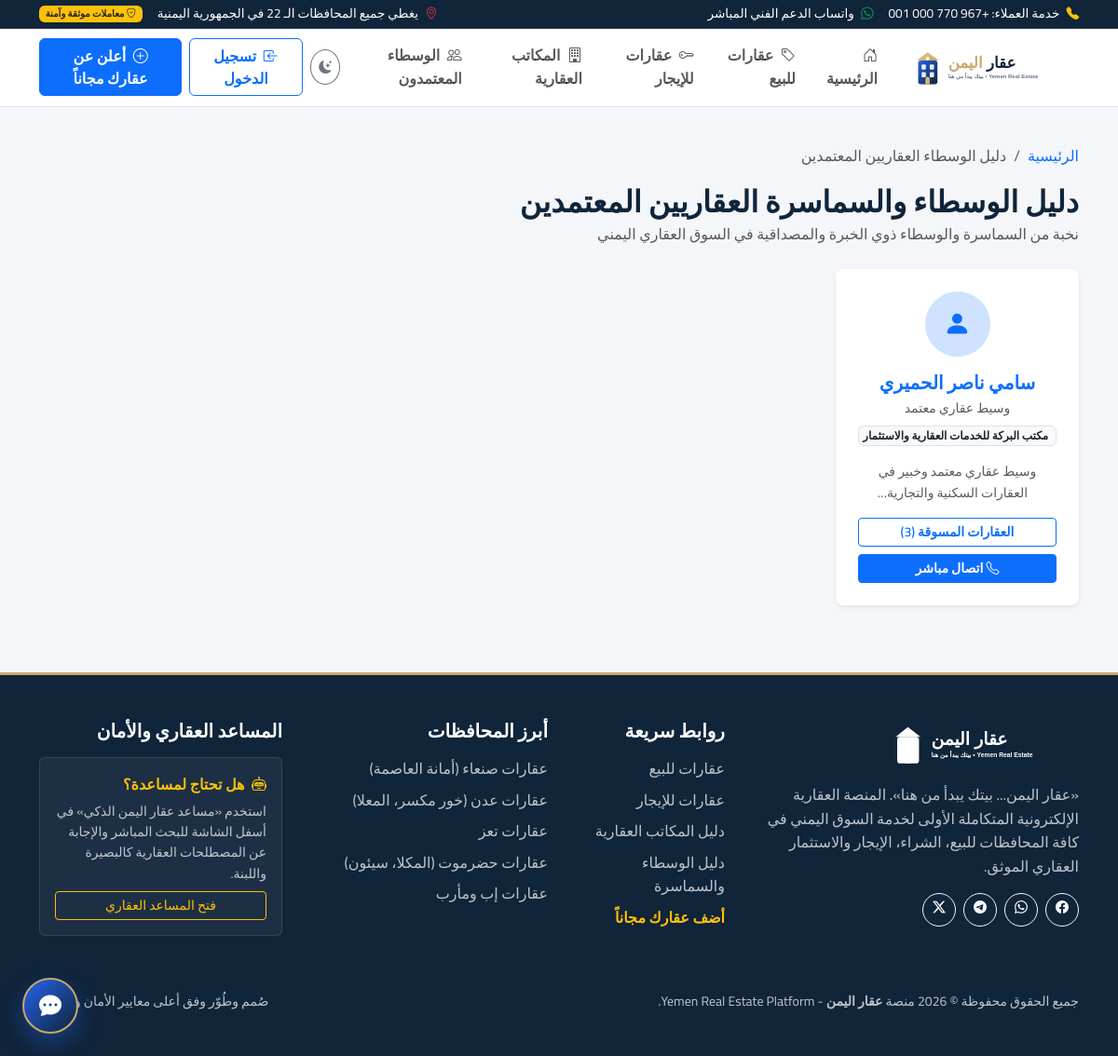
Screenshot of /brokers with the database file from the repository.
### tables this page shows
CREATE TABLE `users` (
    `id` INT UNSIGNED AUTO_INCREMENT PRIMARY KEY,
    `full_name` VARCHAR(150) NOT NULL,
    `email` VARCHAR(150) NOT NULL UNIQUE,
    `phone` VARCHAR(30) NOT NULL,
    `password_hash` VARCHAR(255) NOT NULL,
    `role` ENUM('super_admin', 'admin', 'office', 'broker', 'owner', 'customer') NOT NULL DEFAULT 'customer',
    `is_verified` TINYINT(1) NOT NULL DEFAULT 0,
    `is_active` TINYINT(1) NOT NULL DEFAULT 1,
    `avatar` VARCHAR(255) NULL,
    `bio` TEXT NULL,
    `whatsapp` VARCHAR(30) NULL,
    `license_number` VARCHAR(100) NULL,
    `office_id` INT UNSIGNED NULL,
    `remember_token` VARCHAR(100) NULL,
    `created_at` TIMESTAMP DEFAULT CURRENT_TIMESTAMP,
    `updated_at` TIMESTAMP DEFAULT CURRENT_TIMESTAMP ON UPDATE CURRENT_TIMESTAMP,
    INDEX `idx_users_role` (`role`),
    INDEX `idx_users_phone` (`phone`)
);

CREATE TABLE `offices` (
    `id` INT UNSIGNED AUTO_INCREMENT PRIMARY KEY,
    `owner_id` INT UNSIGNED NOT NULL,
    `name` VARCHAR(150) NOT NULL,
    `slug` VARCHAR(150) NOT NULL UNIQUE,
    `license_number` VARCHAR(100) NULL,
    `logo` VARCHAR(255) NULL,
    `cover_image` VARCHAR(255) NULL,
    `phone` VARCHAR(50) NOT NULL,
    `email` VARCHAR(150) NULL,
    `whatsapp` VARCHAR(50) NULL,
    `governorate_id` INT UNSIGNED NULL,
    `district_id` INT UNSIGNED NULL,
    `address` VARCHAR(255) NULL,
    `description` TEXT NULL,
    `is_verified` TINYINT(1) NOT NULL DEFAULT 0,
    `is_active` TINYINT(1) NOT NULL DEFAULT 1,
    `created_at` TIMESTAMP DEFAULT CURRENT_TIMESTAMP,
    `updated_at` TIMESTAMP DEFAULT CURRENT_TIMESTAMP ON UPDATE CURRENT_TIMESTAMP,
    FOREIGN KEY (`owner_id`) REFERENCES `users`(`id`) ON DELETE CASCADE,
    FOREIGN KEY (`governorate_id`) REFERENCES `governorates`(`id`) ON DELETE SET NULL,
    FOREIGN KEY (`district_id`) REFERENCES `districts`(`id`) ON DELETE SET NULL
);

### app/Controllers/BrokerController.php (called while the page is built, shortened)
<?php
class BrokerController
{
    public function index(): void
    {
        $brokers = User::getBrokers(24);
        View::render('brokers.index', [
            'title' => 'دليل السماسرة والوسطاء العقاريين المعتمدين | عقار اليمن',
            'brokers' => $brokers
        ]);
    }
}

### public/index.php (called while the page is built, shortened)
<?php
spl_autoload_register(function ($class) {
    $prefix = 'App\\';
    $base_dir = dirname(__DIR__) . '/app/';
    $len = strlen($prefix);
    $relative_class = substr($class, $len);
    $file = $base_dir . str_replace('\\', '/', $relative_class) . '.php';
});
require_once dirname(__DIR__) . '/routes/web.php';
$uri = $_SERVER['REQUEST_URI'] ?? '/';
$method = $_SERVER['REQUEST_METHOD'] ?? 'GET';
Router::dispatch($uri, $method);

### app/Config/App.php (called while the page is built, shortened)
<?php
class App
{
    private static array $env = [];
    public static function env(string $key, mixed $default = null): mixed
    {
        return self::$env[$key] ?? $_ENV[$key] ?? getenv($key) ?: $default;
    }
    public static function baseUrl(string $path = ''): string
    {
        $protocol = (!empty($_SERVER['HTTPS']) && $_SERVER['HTTPS'] !== 'off') ? 'https://' : 'http://';
        $host = $_SERVER['HTTP_HOST'] ?? 'localhost';
        $scriptName = $_SERVER['SCRIPT_NAME'] ?? '';
        $baseFolder = rtrim(str_replace('\\', '/', dirname($scriptName)), '/');
        $base = $protocol . $host . $baseFolder;
        $path = ltrim($path, '/');
        return $path === '' ? $base : $base . '/' . $path;
    }
}

### app/Config/Database.php (called while the page is built, shortened)
<?php
class Database
{
    private static ?PDO $instance = null;
    public static function connect(): PDO
    {
        if (self::$instance === null) {
            $host = App::env('DB_HOST', '127.0.0.1');
            $port = App::env('DB_PORT', '3306');
            $dbname = App::env('DB_NAME', 'yemen_real_estate');
            $user = App::env('DB_USER', 'root');
            $pass = App::env('DB_PASS', '');
            $dsn = "mysql:host={$host};port={$port};dbname={$dbname};charset=utf8mb4";
            $options = [
                PDO::ATTR_ERRMODE => PDO::ERRMODE_EXCEPTION,
                PDO::ATTR_DEFAULT_FETCH_MODE => PDO::FETCH_ASSOC,
                PDO::ATTR_EMULATE_PREPARES => false,
                PDO::MYSQL_ATTR_INIT_COMMAND => "SET NAMES utf8mb4 COLLATE utf8mb4_unicode_ci"
            ];
            try {
                self::$instance = new PDO($dsn, $user, $pass, $options);
            } catch (PDOException $e) {
                error_log("Database Connection Error: " . $e->getMessage());
                if (App::env('APP_DEBUG', 'false') === 'true') {
                    die("خطأ في الاتصال بقاعدة البيانات: " . htmlspecialchars($e->getMessage()));
                } else {
                    die("نعتذر، حدث خطأ أثناء الاتصال بقاعدة البيانات. يرجى المحاولة لاحقاً.");
                }
            }
        }
        return self::$instance;
    }
}

### app/Models/Model.php (called while the page is built, shortened)
<?php
abstract class Model
{
    public static function db(): PDO
    {
        return Database::connect();
    }
}

### app/Models/User.php (called while the page is built, shortened)
<?php
class User extends Model
{
    public static function getBrokers(int $limit = 10): array
    {
        $sql = "SELECT u.*, o.name AS office_name, o.slug AS office_slug,
                       (SELECT COUNT(*) FROM properties p WHERE p.user_id = u.id AND p.status = 'approved') AS properties_count
                FROM users u
                LEFT JOIN offices o ON u.office_id = o.id
                WHERE u.role = 'broker' AND u.is_active = 1
                ORDER BY u.is_verified DESC, properties_count DESC
                LIMIT :limit";
        $stmt = self::db()->prepare($sql);
        $stmt->bindValue(':limit', $limit, \PDO::PARAM_INT);
        $stmt->execute();
        return $stmt->fetchAll();
    }
}

### resources/views/brokers/index.php (the view, shortened to what this page needs)
<div class="container py-4">
    <nav aria-label="breadcrumb" class="mb-3">
        <ol class="breadcrumb">
            <li class="breadcrumb-item"><a href="<?= App::baseUrl('') ?>" class="text-decoration-none">الرئيسية</a></li>
            <li class="breadcrumb-item active" aria-current="page">دليل الوسطاء العقاريين المعتمدين</li>
        </ol>
    </nav>
    <div class="d-flex justify-content-between align-items-center mb-4">
        <div>
            <h2 class="fw-bold mb-1">دليل الوسطاء والسماسرة العقاريين المعتمدين</h2>
            <p class="text-muted mb-0">نخبة من السماسرة والوسطاء ذوي الخبرة والمصداقية في السوق العقاري اليمني</p>
        </div>
    </div>
    <?php if (!empty($brokers)): ?>
        <div class="row g-4">
            <?php foreach ($brokers as $broker): ?>
                <div class="col-md-6 col-lg-3">
                    <div class="card border-0 shadow-sm rounded-3 p-4 text-center h-100 d-flex flex-column">
                        <div class="rounded-circle bg-primary-subtle text-primary d-flex align-items-center justify-content-center mx-auto mb-3" style="width: 70px; height: 70px; font-size: 1.8rem;">
                            <i class="bi bi-person-fill"></i>
                        </div>
                        <h5 class="fw-bold mb-1 text-navy">
                            <a href="<?= App::baseUrl('broker/' . $broker['id']) ?>" class="text-decoration-none text-navy">
                                <?= htmlspecialchars($broker['full_name']) ?>
                            </a>
                        </h5>
                        <div class="text-muted small mb-2">وسيط عقاري معتمد</div>
                        <?php if (!empty($broker['office_name'])): ?>
                            <div class="badge bg-light text-dark border small mb-3">
                                <?= htmlspecialchars($broker['office_name']) ?>
                            </div>
                        <?php endif; ?>
                        <p class="text-muted small mb-3 flex-grow-1" style="display: -webkit-box; -webkit-line-clamp: 2; -webkit-box-orient: vertical; overflow: hidden;">
                            <?= htmlspecialchars($broker['bio'] ?? 'وسيط عقاري خبير في بيع وشراء وتأجير العقارات.') ?>
                        </p>
                        <div class="d-grid gap-2">
                            <a href="<?= App::baseUrl('broker/' . $broker['id']) ?>" class="btn btn-outline-primary btn-sm fw-semibold">
                                العقارات المسوقة (<?= $broker['properties_count'] ?>)
                            </a>
                            <a href="tel:<?= htmlspecialchars($broker['phone']) ?>" class="btn btn-primary btn-sm fw-bold">
                                <i class="bi bi-telephone"></i> اتصال مباشر
                            </a>
                        </div>
                    </div>
                </div>
            <?php endforeach; ?>
        </div>
    <?php else: ?>
        <div class="text-center py-5 text-muted">لا يوجد وسطاء مسجلون حالياً.</div>
    <?php endif; ?>
</div>

### routes/web.php (shortened to what this page needs)
<?php
class Router
{
    private static array $routes = [];
    public static function get(string $path, array $handler, array $middlewares = []): void
    {
        self::$routes['GET'][$path] = ['handler' => $handler, 'middlewares' => $middlewares];
    }
    public static function post(string $path, array $handler, array $middlewares = []): void
    {
        if (!in_array(CsrfMiddleware::class, $middlewares, true)) {
            array_unshift($middlewares, CsrfMiddleware::class);
        }
        self::$routes['POST'][$path] = ['handler' => $handler, 'middlewares' => $middlewares];
    }
    public static function dispatch(string $uri, string $method): void
    {
        $path = parse_url($uri, PHP_URL_PATH);
        $path = '/' . trim($path, '/');
        $routesForMethod = self::$routes[$method] ?? [];
        foreach ($routesForMethod as $routePattern => $routeInfo) {
            $regex = preg_replace('/\{([a-zA-Z0-9_]+)\}/', '(?P<$1>[^/]+)', $routePattern);
            $regex = '#^' . $regex . '$#u';
            if (preg_match($regex, $path, $matches)) {
                $params = array_filter($matches, 'is_string', ARRAY_FILTER_USE_KEY);
                [$controllerClass, $action] = $routeInfo['handler'];
                $controller = new $controllerClass();
                call_user_func_array([$controller, $action], $params);
                return;
            }
        }
    }
}

### public/assets/css/custom.css (style rules this page uses)
:root { --navy-dark: #10243A; --navy-light: #1A3450; --blue-primary: #2563EB; --blue-hover: #1D4ED8; --blue-light: #EAF2FF; --gold: #C8A96B; --gold-light: #F7F3E9; --white: #FFFFFF; --gray-bg: #F4F6FA; --gray-border: #E2E8F0; --gray-text: #64748B; --gray-dark: #334155; --success: #10B981; --danger: #EF4444; --warning: #F59E0B; --info: #06B6D4; --card-shadow: 0 4px 20px -2px rgba(16, 36, 58, 0.08); --card-hover-shadow: 0 12px 30px -4px rgba(16, 36, 58, 0.16); --radius-sm: 8px; --radius-md: 14px; --radius-lg: 20px; --transition: all 0.25s ease-in-out; }
body { font-family: 'Cairo', 'Tajawal', sans-serif; background-color: var(--gray-bg); color: var(--navy-dark); direction: rtl; text-align: right; line-height: 1.6; overflow-x: hidden; }
h1, h2, h3, h4, h5, h6 { font-weight: 700; color: inherit; }

### rows the page displays
users: full_name "سامي ناصر الحميري", office.name "مكتب البركة للخدمات العقارية والاستثمار", bio "وسيط عقاري معتمد وخبير في العقارات السكنية…", properties_count "3"
